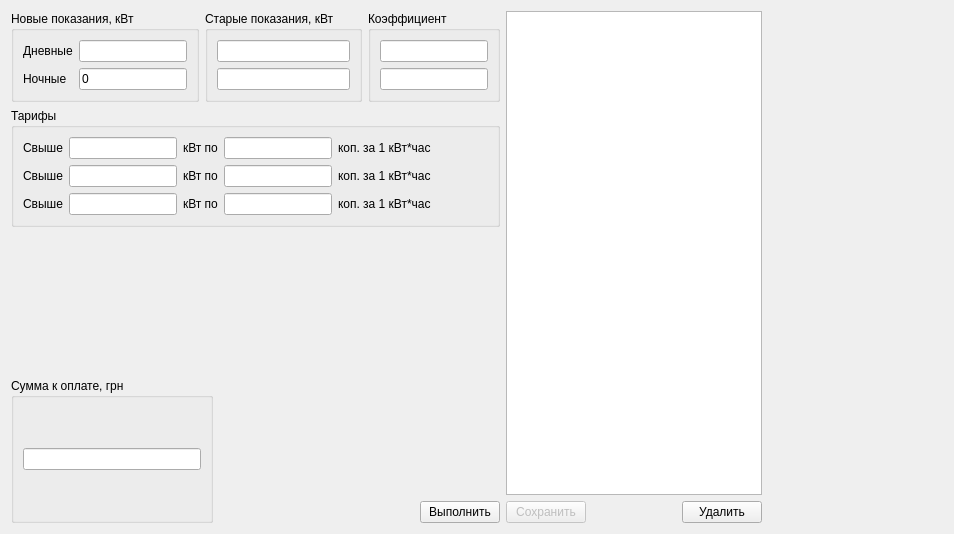
<?xml version="1.0" encoding="UTF-8"?>
<ui version="4.0">
 <class>Form</class>
 <widget class="QWidget" name="Form">
  <property name="geometry">
   <rect>
    <x>0</x>
    <y>0</y>
    <width>954</width>
    <height>534</height>
   </rect>
  </property>
  <property name="windowIcon">
   <iconset>
    <normaloff>favicon.ico</normaloff>favicon.ico</iconset>
  </property>
  <layout class="QFormLayout" name="formLayout">
   <property name="fieldGrowthPolicy">
    <enum>QFormLayout::AllNonFixedFieldsGrow</enum>
   </property>
   <item row="0" column="0">
    <layout class="QHBoxLayout" name="horizontalLayout_10">
     <item>
      <layout class="QVBoxLayout" name="verticalLayout">
       <item>
        <layout class="QHBoxLayout" name="horizontalLayout_7">
         <item>
          <widget class="QGroupBox" name="groupBox_2">
           <property name="title">
            <string>Новые показания, кВт</string>
           </property>
           <layout class="QHBoxLayout" name="horizontalLayout_2">
            <item>
             <layout class="QGridLayout" name="gridLayout_2">
              <item row="1" column="1">
               <widget class="QLineEdit" name="edt_new1">
                <property name="text">
                 <string>0</string>
                </property>
               </widget>
              </item>
              <item row="0" column="0">
               <widget class="QLabel" name="label_12">
                <property name="text">
                 <string>Дневные</string>
                </property>
               </widget>
              </item>
              <item row="1" column="0">
               <widget class="QLabel" name="label_7">
                <property name="text">
                 <string>Ночные</string>
                </property>
               </widget>
              </item>
              <item row="0" column="1">
               <widget class="QLineEdit" name="edt_new0">
                <property name="text">
                 <string/>
                </property>
                <property name="readOnly">
                 <bool>false</bool>
                </property>
               </widget>
              </item>
             </layout>
            </item>
           </layout>
          </widget>
         </item>
         <item>
          <widget class="QGroupBox" name="groupBox_5">
           <property name="title">
            <string>Старые показания, кВт</string>
           </property>
           <layout class="QHBoxLayout" name="horizontalLayout_5">
            <item>
             <layout class="QGridLayout" name="gridLayout_5">
              <item row="1" column="0">
               <widget class="QLineEdit" name="edt_old1">
                <property name="text">
                 <string/>
                </property>
               </widget>
              </item>
              <item row="0" column="0">
               <widget class="QLineEdit" name="edt_old0">
                <property name="text">
                 <string/>
                </property>
                <property name="readOnly">
                 <bool>false</bool>
                </property>
               </widget>
              </item>
             </layout>
            </item>
           </layout>
          </widget>
         </item>
         <item>
          <widget class="QGroupBox" name="groupBox_3">
           <property name="title">
            <string>Коэффициент</string>
           </property>
           <layout class="QHBoxLayout" name="horizontalLayout_3">
            <item>
             <layout class="QGridLayout" name="gridLayout_3">
              <item row="0" column="0">
               <widget class="QLineEdit" name="edt_coef0">
                <property name="text">
                 <string/>
                </property>
                <property name="readOnly">
                 <bool>true</bool>
                </property>
               </widget>
              </item>
              <item row="1" column="0">
               <widget class="QLineEdit" name="edt_coef1">
                <property name="text">
                 <string/>
                </property>
               </widget>
              </item>
             </layout>
            </item>
           </layout>
          </widget>
         </item>
        </layout>
       </item>
       <item>
        <widget class="QGroupBox" name="groupBox">
         <property name="title">
          <string>Тарифы</string>
         </property>
         <layout class="QHBoxLayout" name="horizontalLayout">
          <item>
           <layout class="QGridLayout" name="gridLayout">
            <item row="1" column="0">
             <widget class="QLabel" name="label_3">
              <property name="text">
               <string>Свыше</string>
              </property>
             </widget>
            </item>
            <item row="0" column="3">
             <widget class="QLineEdit" name="edt_price0">
              <property name="text">
               <string/>
              </property>
             </widget>
            </item>
            <item row="0" column="1">
             <widget class="QLineEdit" name="edt_limit0">
              <property name="text">
               <string/>
              </property>
              <property name="readOnly">
               <bool>true</bool>
              </property>
             </widget>
            </item>
            <item row="1" column="1">
             <widget class="QLineEdit" name="edt_limit1">
              <property name="text">
               <string/>
              </property>
             </widget>
            </item>
            <item row="2" column="1">
             <widget class="QLineEdit" name="edt_limit2">
              <property name="text">
               <string/>
              </property>
             </widget>
            </item>
            <item row="1" column="2">
             <widget class="QLabel" name="label_4">
              <property name="text">
               <string>кВт по</string>
              </property>
             </widget>
            </item>
            <item row="2" column="3">
             <widget class="QLineEdit" name="edt_price2">
              <property name="text">
               <string/>
              </property>
             </widget>
            </item>
            <item row="1" column="3">
             <widget class="QLineEdit" name="edt_price1">
              <property name="text">
               <string/>
              </property>
             </widget>
            </item>
            <item row="1" column="4">
             <widget class="QLabel" name="label_8">
              <property name="text">
               <string>коп. за 1 кВт*час</string>
              </property>
             </widget>
            </item>
            <item row="2" column="2">
             <widget class="QLabel" name="label_6">
              <property name="text">
               <string>кВт по</string>
              </property>
             </widget>
            </item>
            <item row="0" column="2">
             <widget class="QLabel" name="label_2">
              <property name="text">
               <string>кВт по</string>
              </property>
             </widget>
            </item>
            <item row="2" column="0">
             <widget class="QLabel" name="label_5">
              <property name="text">
               <string>Свыше</string>
              </property>
             </widget>
            </item>
            <item row="0" column="0">
             <widget class="QLabel" name="label">
              <property name="text">
               <string>Свыше</string>
              </property>
             </widget>
            </item>
            <item row="0" column="4">
             <widget class="QLabel" name="label_9">
              <property name="text">
               <string>коп. за 1 кВт*час</string>
              </property>
             </widget>
            </item>
            <item row="2" column="4">
             <widget class="QLabel" name="label_10">
              <property name="text">
               <string>коп. за 1 кВт*час</string>
              </property>
             </widget>
            </item>
           </layout>
          </item>
          <item>
           <spacer name="horizontalSpacer_4">
            <property name="orientation">
             <enum>Qt::Horizontal</enum>
            </property>
            <property name="sizeHint" stdset="0">
             <size>
              <width>0</width>
              <height>0</height>
             </size>
            </property>
           </spacer>
          </item>
         </layout>
        </widget>
       </item>
       <item>
        <spacer name="verticalSpacer_2">
         <property name="orientation">
          <enum>Qt::Vertical</enum>
         </property>
         <property name="sizeHint" stdset="0">
          <size>
           <width>20</width>
           <height>40</height>
          </size>
         </property>
        </spacer>
       </item>
       <item>
        <layout class="QHBoxLayout" name="horizontalLayout_4">
         <item>
          <widget class="QGroupBox" name="groupBox_4">
           <property name="title">
            <string>Сумма к оплате, грн</string>
           </property>
           <layout class="QHBoxLayout" name="horizontalLayout_6">
            <item>
             <widget class="QLineEdit" name="edt_result">
              <property name="readOnly">
               <bool>true</bool>
              </property>
             </widget>
            </item>
           </layout>
          </widget>
         </item>
         <item>
          <spacer name="horizontalSpacer">
           <property name="orientation">
            <enum>Qt::Horizontal</enum>
           </property>
           <property name="sizeHint" stdset="0">
            <size>
             <width>0</width>
             <height>0</height>
            </size>
           </property>
          </spacer>
         </item>
         <item>
          <layout class="QGridLayout" name="gridLayout_4">
           <item row="1" column="1">
            <widget class="QPushButton" name="btn_run">
             <property name="text">
              <string>Выполнить</string>
             </property>
            </widget>
           </item>
           <item row="0" column="1">
            <spacer name="verticalSpacer">
             <property name="orientation">
              <enum>Qt::Vertical</enum>
             </property>
             <property name="sizeHint" stdset="0">
              <size>
               <width>0</width>
               <height>0</height>
              </size>
             </property>
            </spacer>
           </item>
          </layout>
         </item>
        </layout>
       </item>
      </layout>
     </item>
     <item>
      <layout class="QVBoxLayout" name="verticalLayout_2">
       <item>
        <widget class="QTableView" name="tbl_history">
         <property name="editTriggers">
          <set>QAbstractItemView::NoEditTriggers</set>
         </property>
        </widget>
       </item>
       <item>
        <layout class="QHBoxLayout" name="horizontalLayout_8">
         <item>
          <widget class="QPushButton" name="btn_save">
           <property name="enabled">
            <bool>false</bool>
           </property>
           <property name="toolTip">
            <string>Сохранить показания в таблицу</string>
           </property>
           <property name="text">
            <string>Сохранить</string>
           </property>
          </widget>
         </item>
         <item>
          <spacer name="horizontalSpacer_2">
           <property name="orientation">
            <enum>Qt::Horizontal</enum>
           </property>
           <property name="sizeHint" stdset="0">
            <size>
             <width>20</width>
             <height>0</height>
            </size>
           </property>
          </spacer>
         </item>
         <item>
          <widget class="QPushButton" name="btn_delete">
           <property name="toolTip">
            <string>Удалить строку из таблицы</string>
           </property>
           <property name="text">
            <string>Удалить</string>
           </property>
          </widget>
         </item>
        </layout>
       </item>
      </layout>
     </item>
    </layout>
   </item>
  </layout>
 </widget>
 <tabstops>
  <tabstop>edt_new0</tabstop>
  <tabstop>edt_new1</tabstop>
  <tabstop>edt_old0</tabstop>
  <tabstop>edt_old1</tabstop>
  <tabstop>edt_coef0</tabstop>
  <tabstop>edt_coef1</tabstop>
  <tabstop>edt_limit0</tabstop>
  <tabstop>edt_limit1</tabstop>
  <tabstop>edt_limit2</tabstop>
  <tabstop>edt_price0</tabstop>
  <tabstop>edt_price1</tabstop>
  <tabstop>edt_price2</tabstop>
  <tabstop>edt_result</tabstop>
  <tabstop>btn_run</tabstop>
  <tabstop>tbl_history</tabstop>
  <tabstop>btn_save</tabstop>
  <tabstop>btn_delete</tabstop>
 </tabstops>
 <resources/>
 <connections/>
</ui>
